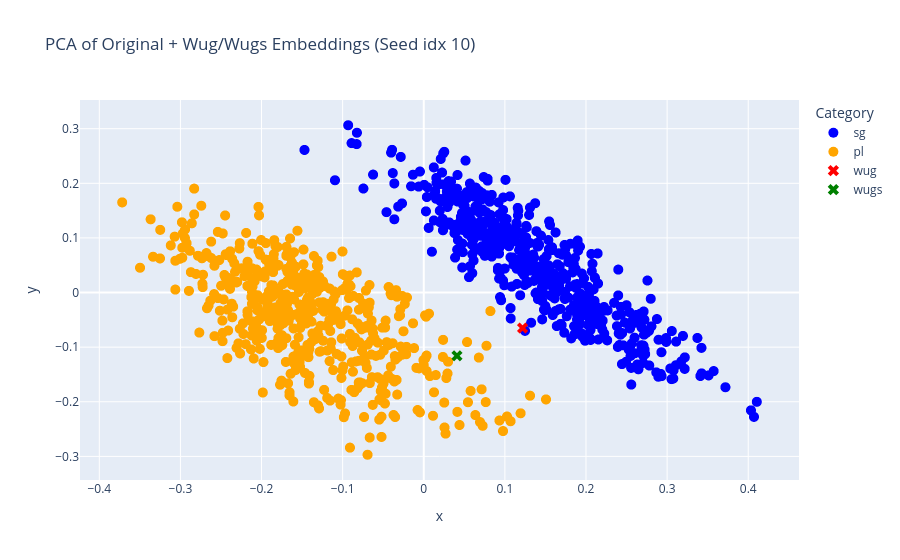

Notebook source saved alongside this figure:
### Code cell
# visualize the plot in an interactive way to see which points are which words, using plotly, the points should show which word it is when hovered over, and wug and wugs should be bigger and have different shapes, and colored red and green respectively.
import plotly.express as px

words = singulars + plurals + ['wug'] * len(wug_transformed) + ['wugs'] * len(wugs_transformed)

# show words on hover, color wug and wugs with red and green colors, increase sizes for wug and wugs alone and mark then with different shapes.
fig = px.scatter(x=reduced_combined[:,0], y=reduced_combined[:,1], color=combined_labels_extended, symbol=combined_labels_extended, title=f'PCA of Original + Wug/Wugs Embeddings (Seed idx {index})', labels={'color': 'Category', 'symbol': 'Category'}, color_discrete_map={'sg': 'blue', 'pl': 'orange', 'wug': 'red', 'wugs': 'green'}, symbol_map={'sg': 'circle', 'pl': 'circle', 'wug': 'x', 'wugs': 'x'}, hover_name=words)
fig.update_traces(marker=dict(size=10))
fig.show()

### Figure 1 — Plotly figure (JSON) as saved in the notebook; plotly's stock layout.template omitted (floating-point values rounded to 4 significant figures; data arrays with more than 128 entries replaced by an {"elided": "..."} marker saying what was removed)
{"data": [{"hovertemplate": "<b>%{hovertext}</b><br><br>Category=sg<br>x=%{x}<br>y=%{y}<extra></extra>", "hovertext": {"elided": "530 str values"}, "legendgroup": "sg", "marker": {"color": "blue", "size": 10, "symbol": "circle"}, "mode": "markers", "name": "sg", "showlegend": true, "type": "scattergl", "x": {"elided": "530 float values"}, "xaxis": "x", "y": {"elided": "530 float values"}, "yaxis": "y"}, {"hovertemplate": "<b>%{hovertext}</b><br><br>Category=pl<br>x=%{x}<br>y=%{y}<extra></extra>", "hovertext": {"elided": "530 str values"}, "legendgroup": "pl", "marker": {"color": "orange", "size": 10, "symbol": "circle"}, "mode": "markers", "name": "pl", "showlegend": true, "type": "scattergl", "x": {"elided": "530 float values"}, "xaxis": "x", "y": {"elided": "530 float values"}, "yaxis": "y"}, {"hovertemplate": "<b>%{hovertext}</b><br><br>Category=wug<br>x=%{x}<br>y=%{y}<extra></extra>", "hovertext": ["wug"], "legendgroup": "wug", "marker": {"color": "red", "size": 10, "symbol": "x"}, "mode": "markers", "name": "wug", "showlegend": true, "type": "scattergl", "x": [0.1218], "xaxis": "x", "y": [-0.06496], "yaxis": "y"}, {"hovertemplate": "<b>%{hovertext}</b><br><br>Category=wugs<br>x=%{x}<br>y=%{y}<extra></extra>", "hovertext": ["wugs"], "legendgroup": "wugs", "marker": {"color": "green", "size": 10, "symbol": "x"}, "mode": "markers", "name": "wugs", "showlegend": true, "type": "scattergl", "x": [0.04092], "xaxis": "x", "y": [-0.1158], "yaxis": "y"}], "layout": {"legend": {"title": {"text": "Category"}, "tracegroupgap": 0}, "title": {"text": "PCA of Original + Wug/Wugs Embeddings (Seed idx 10)"}, "xaxis": {"anchor": "y", "domain": [0, 1], "title": {"text": "x"}}, "yaxis": {"anchor": "x", "domain": [0, 1], "title": {"text": "y"}}}}
